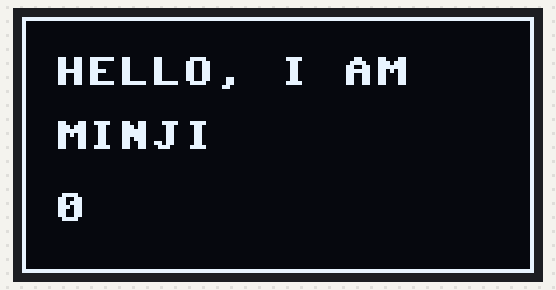
This program was run on a simulated ESP32 board running MicroPython. On the bench: 128×64 one-colour display.

Above: at 0.1 s.
At 4.2 s:
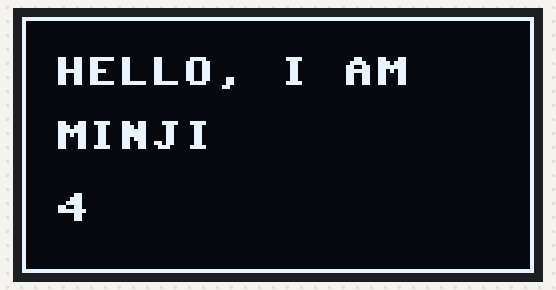
At 11.4 s:
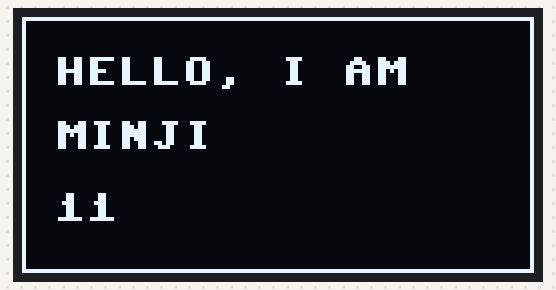
At 19.6 s:
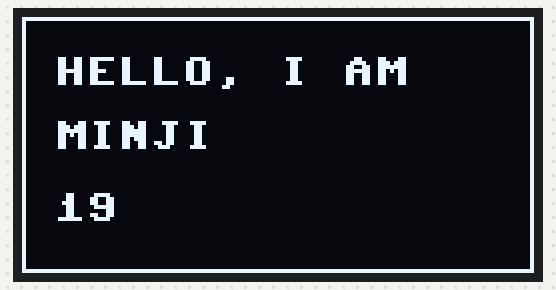
At 27.8 s:
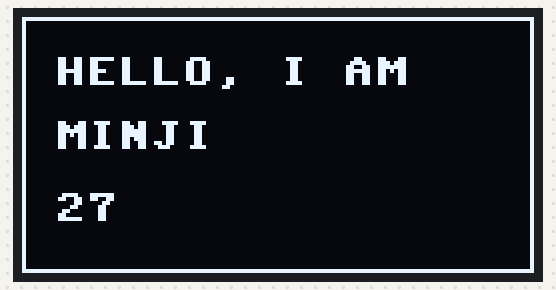
At 39.0 s:
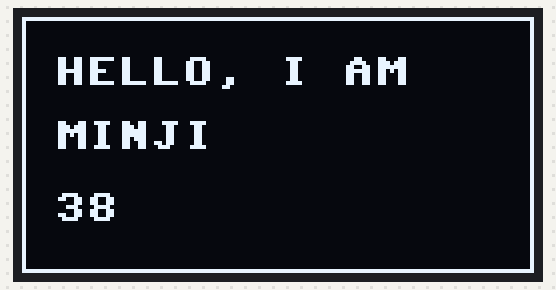

Measured:
- what the display in image 1 shows lasts 1.1 s, from 4.1 s to 5.2 s

The program:

mission_name_tag.py
```python
from machine import Pin, SoftI2C
import ssd1306
import time

i2c = SoftI2C(scl=Pin(22), sda=Pin(21))
oled = ssd1306.SSD1306_I2C(128, 64, i2c)

count = 0
while True:
    oled.fill(0)
    oled.rect(0, 0, 128, 64, 1)
    oled.text("HELLO, I AM", 8, 10)
    oled.text("MINJI", 8, 26)
    oled.text(str(count), 8, 44)
    oled.show()
    count = count + 1
    time.sleep(1)
```
